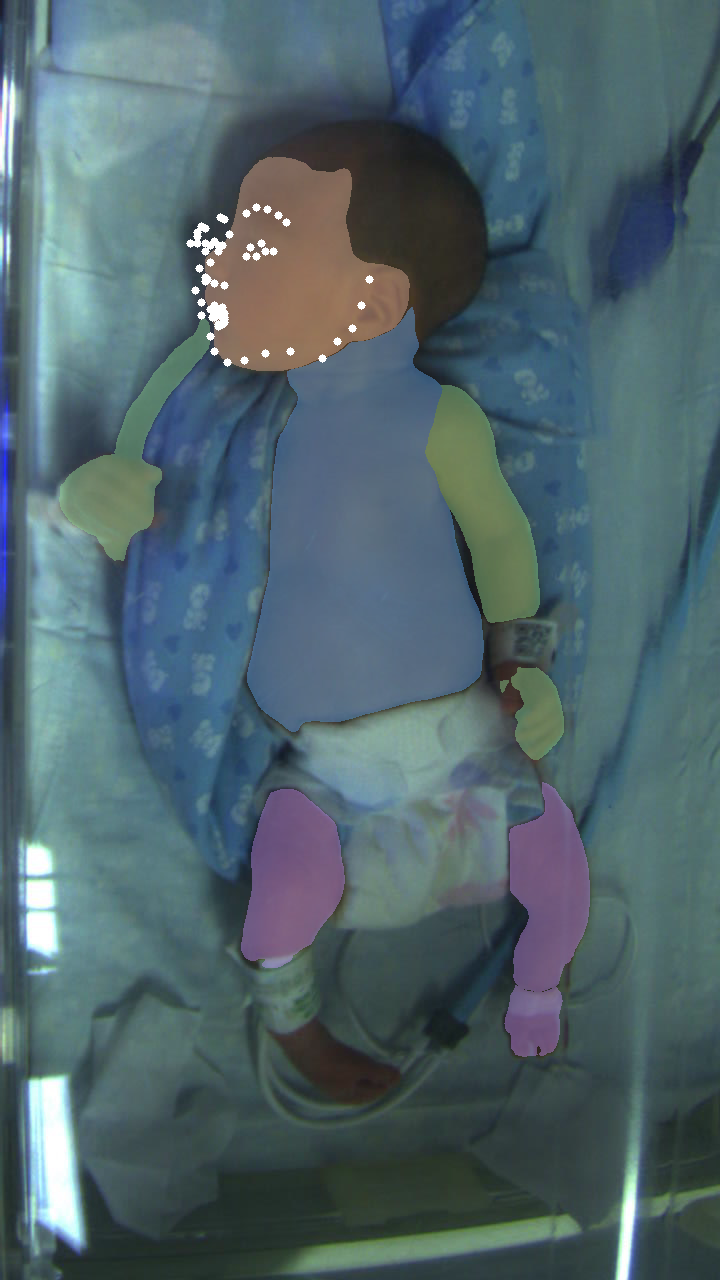
#> input picture InfantVision/img/hbxd-m_2025-07-29-15-06-59.png, 720 x 1280 px, given in place of 2024-04-27-16-33-04_wxy-f.mp4, which was not available
$ python optical_flow.py
#> lines starting #> are read from the running program, lines starting #| are printed output that depends on the picture; pictures that were not available may be replaced by others from this repository, and a replacement may not be noted
#!/usr/bin/env python
# -*- coding:utf-8 -*-

# file:optical_flow.py
# author:xm
# datetime:2024/9/6 17:34
# software: PyCharm

"""
this is function  description
"""

# import module your need
import cv2
import numpy as np


def visualize_flow(flow, frame, step=16):
    # Create a figure for displaying
    h, w = frame.shape[:2]
    y, x = np.mgrid[step / 2:h:step, step / 2:w:step].reshape(2, -1).astype(int)
    fx, fy = flow[y, x].T

    # Create image and draw
    vis = cv2.cvtColor(frame, cv2.COLOR_GRAY2BGR)
    for (x, y), (fx, fy) in zip(np.stack((x, y), axis=-1), np.stack((fx, fy), axis=-1)):
        cv2.line(vis, (x, y), (int(x + fx), int(y + fy)), (0, 255, 0), 1, cv2.LINE_AA)
        cv2.circle(vis, (x, y), 1, (0, 255, 0), -1)

    return vis


def visualize_frequency_domain(gray):
    f_transform = np.fft.fftshift(np.fft.fft2(gray))
    magnitude_spectrum = np.log(np.abs(f_transform) + 1)
    # Normalize for display
    magnitude_spectrum = cv2.normalize(magnitude_spectrum, None, 0, 255, cv2.NORM_MINMAX).astype(np.uint8)
    return magnitude_spectrum


def moving_average(frames, kernel_size=5):
    if len(frames) < kernel_size:
        return frames[-1]  # return the latest frame if not enough for averaging
    return np.mean(frames[-kernel_size:], axis=0).astype(np.uint8)  # averaging


def process_video(video_path, kernel_size=5):
#> called with video_path = '2024-04-27-16-33-04_wxy-f.mp4', kernel_size = 5
    cap = cv2.VideoCapture(video_path)
    ret, prev_frame = cap.read()
#> prev_frame is the input picture: shape (1280, 720, 3); mean B, G, R 107.8, 101.2, 80.1
    prev_gray = cv2.cvtColor(prev_frame, cv2.COLOR_BGR2GRAY)
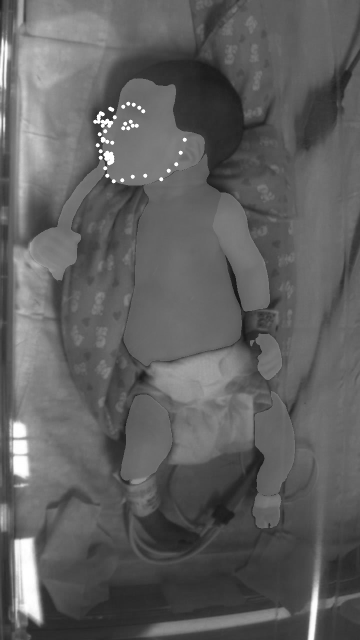
#> prev_gray: shape (1280, 720) (shown at 1/2 size); min 20, max 255, mean 95.6

    frames = []  # Initialize frame buffer for moving average

    while True:
        ret, frame = cap.read()
        if not ret:
            break

        gray = cv2.cvtColor(frame, cv2.COLOR_BGR2GRAY)
        frames.append(gray)
        averaged_gray = moving_average(frames, kernel_size)

        # Compute the optical flow using original gray frames
        flow = cv2.calcOpticalFlowFarneback(prev_gray, gray, None, 0.5, 3, 15, 3, 5, 1.2, 0)

        # Visualize the flow using original gray frames
        vis = visualize_flow(flow, gray)
#> in visualize_flow, `fx, fy = flow[y, x].T`: fx = 3600 values, max 0.00503 at index 3593, min -0.00492 at index 3329, mean -1.34e-06; fy = 3600 values, max 0.00441 at index 3329, min -0.0332 at index 3593, mean -6.89e-06
#> the loop in visualize_flow, `for (x, y), (fx, fy) in zip(np.stack((x, y), axis=-1), np.stack((fx, f..` made 3600 passes
#> (x, y, fx, fy) on passes 1 to 3: (8, 8, 0, 0), (24, 8, 0, 0), (40, 8, 0, 0)
#> after the loop in visualize_flow, `for (x, y), (fx, fy) in zip(np.stack((x, y), axis=-1), np.stack((fx, f..`:
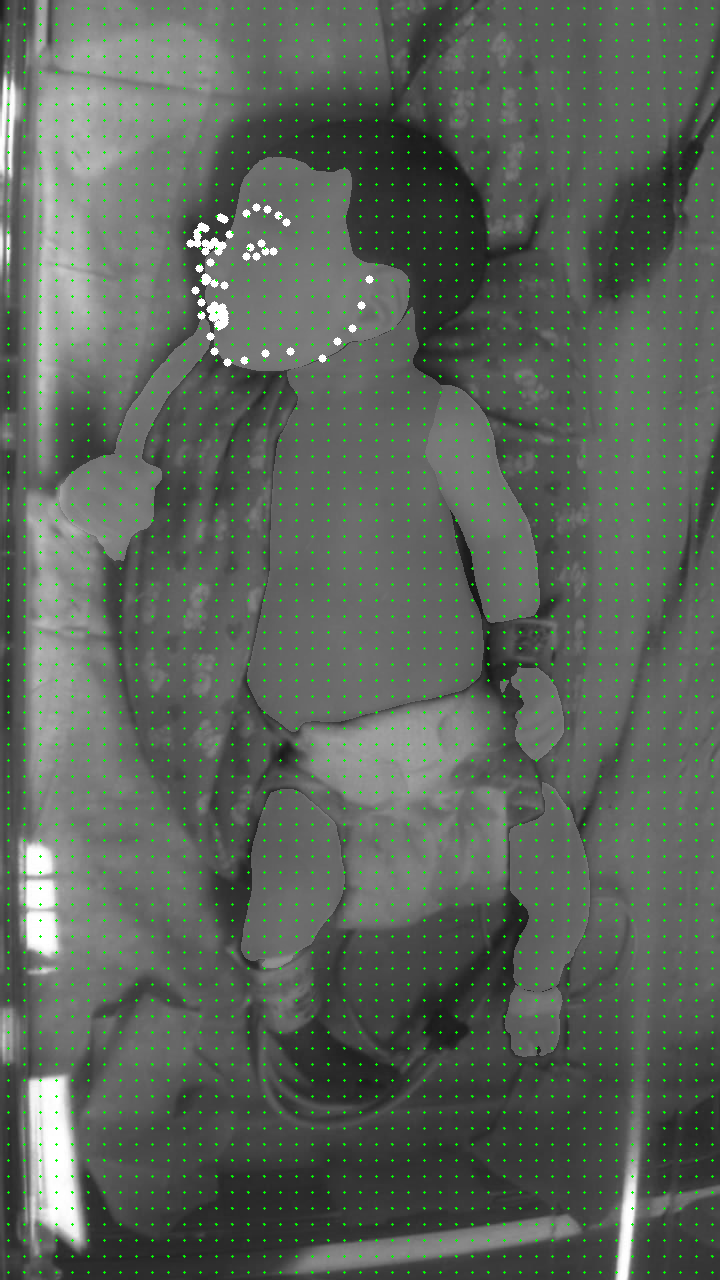
#> vis: shape (1280, 720, 3); mean B, G, R 93.7, 98.9, 93.7
        cv2.imshow('Optical Flow', vis)

        # Visualize the frequency domain using averaged gray frames
        freq_vis = visualize_frequency_domain(averaged_gray)
#> in visualize_frequency_domain, `magnitude_spectrum = np.log(np.abs(f_transform) + 1)`:
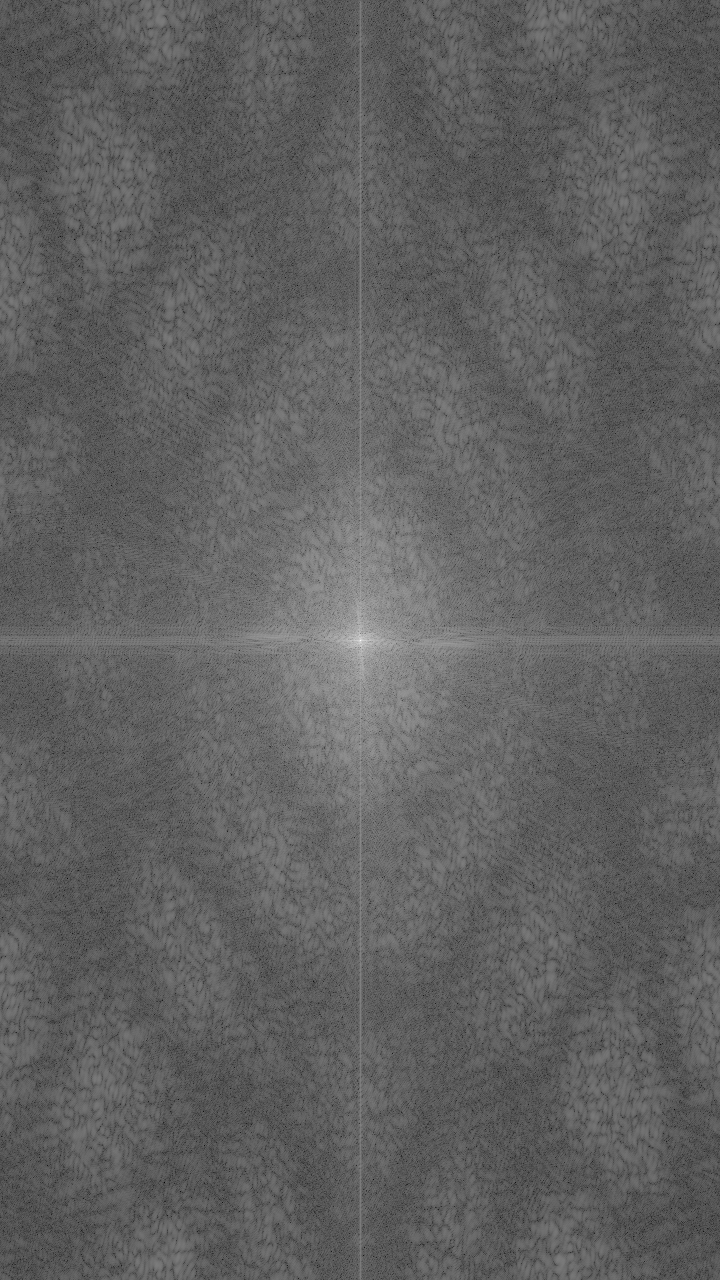
#> magnitude_spectrum: shape (1280, 720) float64; min 1.6, max 18.29, mean 7.94; drawn with min black and max white
        cv2.imshow('Frequency Domain', freq_vis)

        if cv2.waitKey(1) & 0xFF == ord('q'):
#> (key q is pressed here)
            break

        # Update previous frame with original gray for accurate optical flow in the next iteration
        prev_gray = gray

    cap.release()
    cv2.destroyAllWindows()


if __name__ == '__main__':
    process_video('2024-04-27-16-33-04_wxy-f.mp4')

$ run again, on InfantVision/img/ljx-baby-m_2025-07-28-17-33-32.png
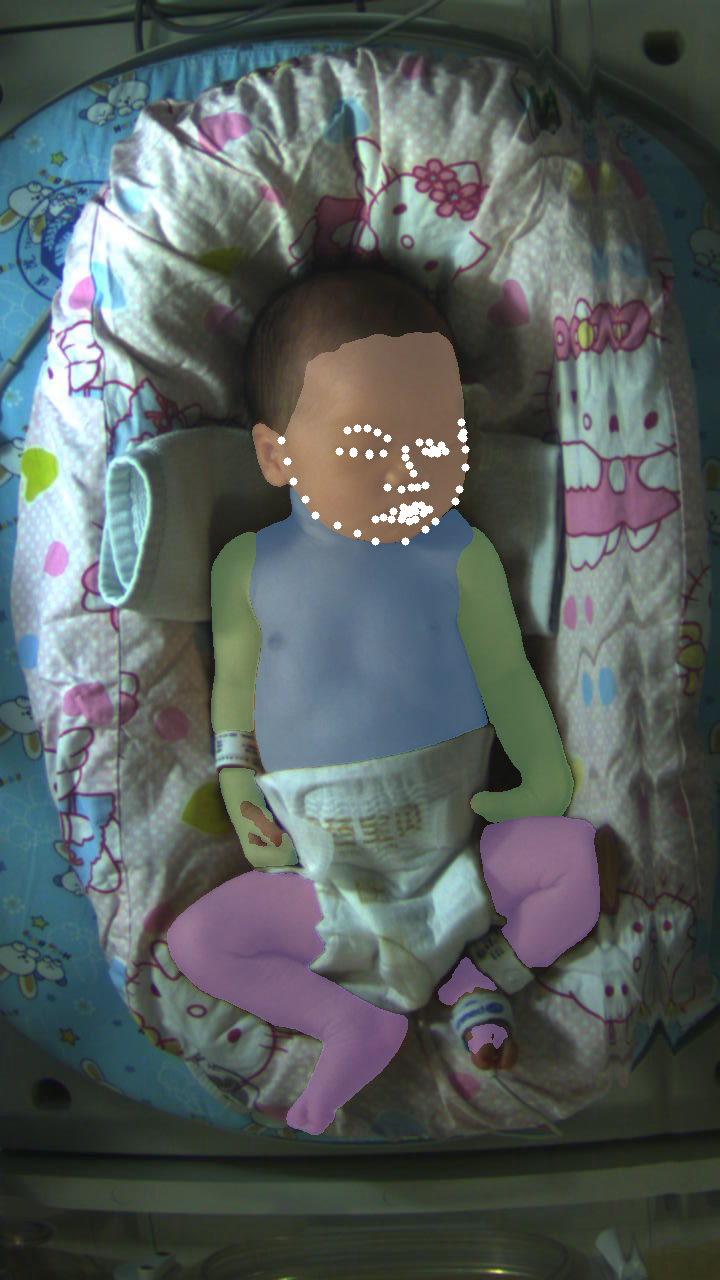
#> input picture InfantVision/img/ljx-baby-m_2025-07-28-17-33-32.png, 720 x 1280 px, given in place of 2024-04-27-16-33-04_wxy-f.mp4, which was not available
#> in process_video, prev_frame is the input picture: shape (1280, 720, 3); mean B, G, R 93.9, 95.1, 87
#> in visualize_flow, `fx, fy = flow[y, x].T`: fx = 3600 values, max 0.000656 at index 2069, min -0.00199 at index 2249, mean -1.4e-06; fy = 3600 values, max 0.000767 at index 1349, min -0.00185 at index 2069, mean -2.11e-06
#> the loop in visualize_flow, `for (x, y), (fx, fy) in zip(np.stack((x, y), axis=-1), np.stack((fx, f..` made 3600 passes
#> (x, y, fx, fy) on passes 1 to 3: (8, 8, 0, 0), (24, 8, 0, 0), (40, 8, 0, 0)
#> after the loop in visualize_flow, `for (x, y), (fx, fy) in zip(np.stack((x, y), axis=-1), np.stack((fx, f..`:
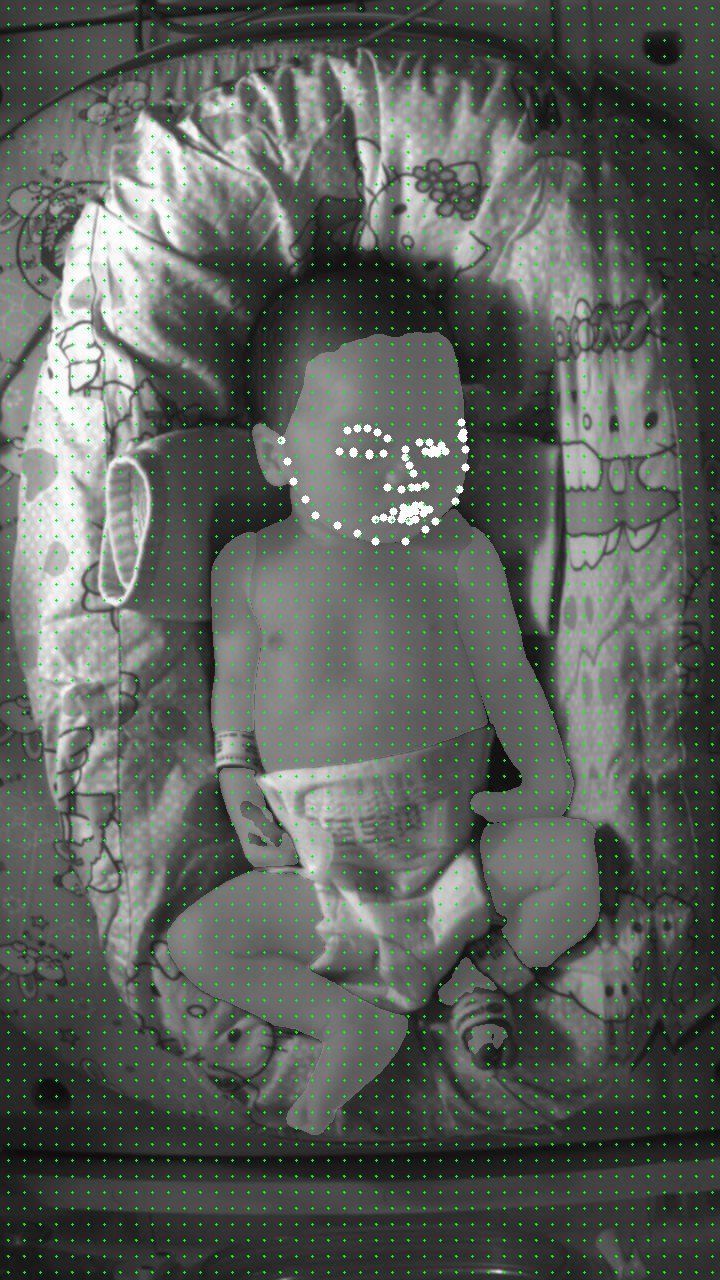
#> vis: shape (1280, 720, 3); mean B, G, R 90.6, 95.8, 90.6
#> in visualize_frequency_domain, `magnitude_spectrum = np.log(np.abs(f_transform) + 1)`:
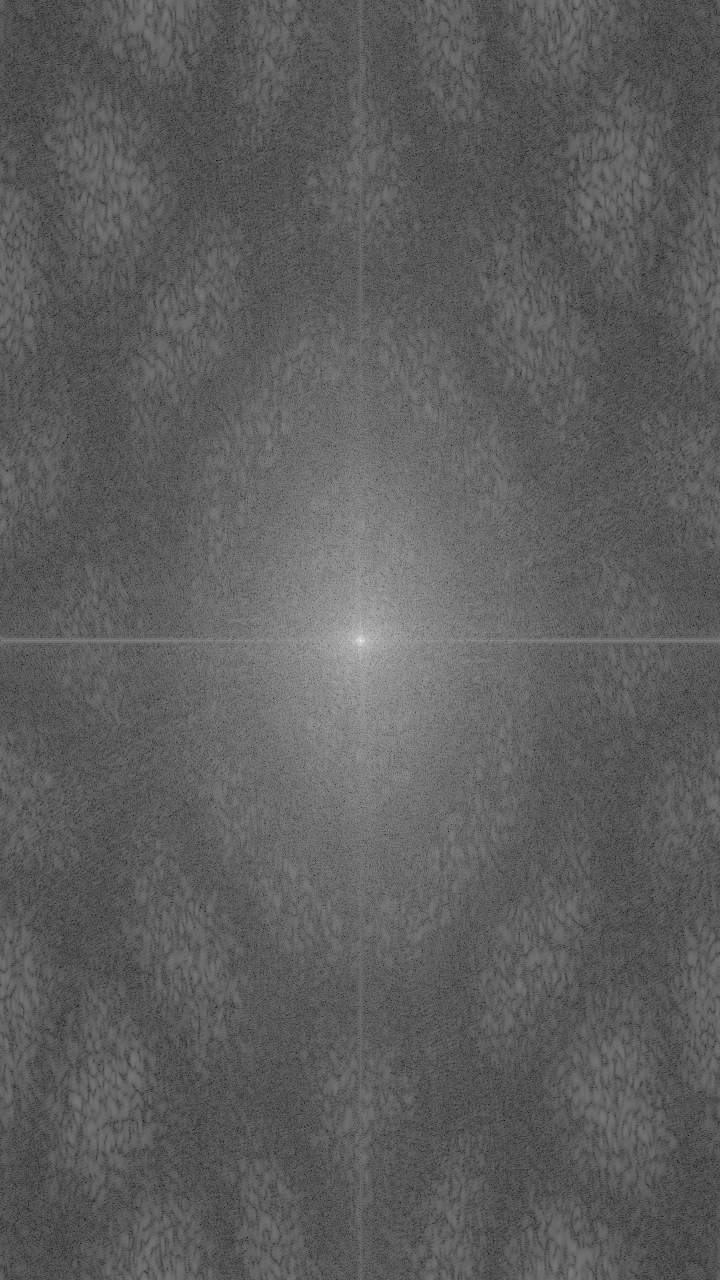
#> magnitude_spectrum: shape (1280, 720) float64; min 2.05, max 18.26, mean 8.03; drawn with min black and max white

$ run again, on InfantVision/img/qj-baby-f_2025-07-28-18-29-10.png
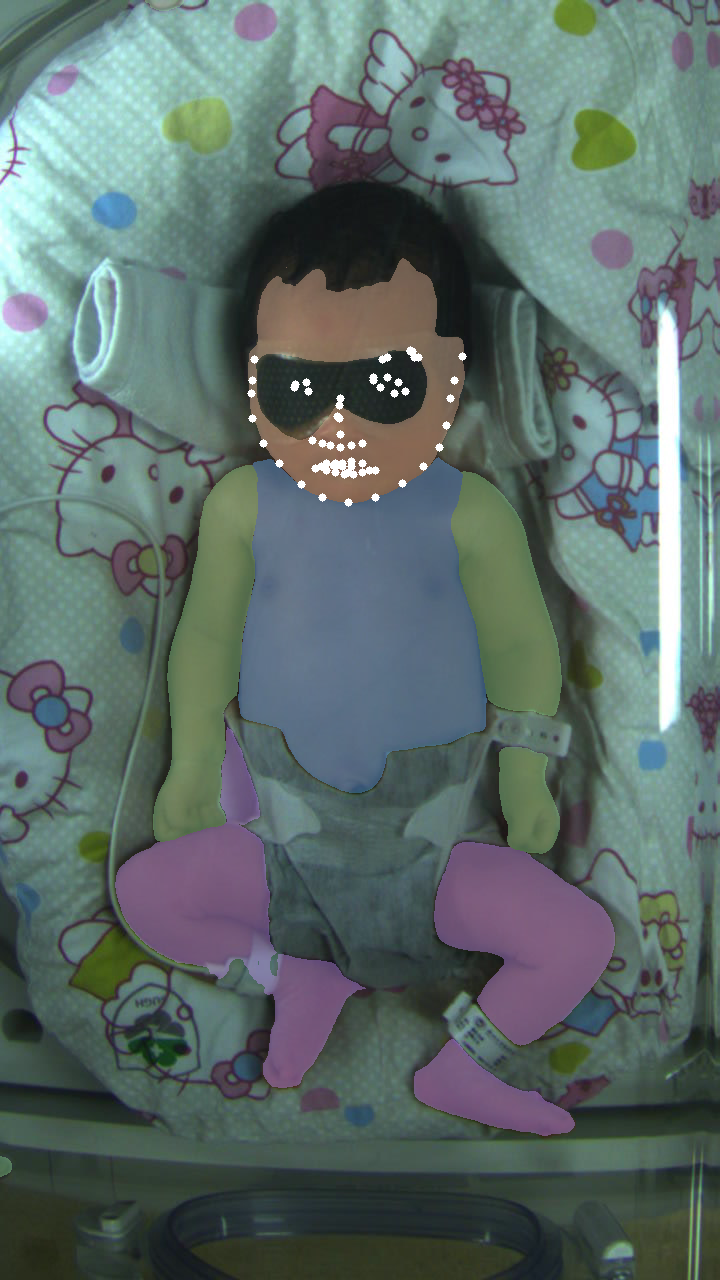
#> input picture InfantVision/img/qj-baby-f_2025-07-28-18-29-10.png, 720 x 1280 px, given in place of 2024-04-27-16-33-04_wxy-f.mp4, which was not available
#> in process_video, prev_frame is the input picture: shape (1280, 720, 3); mean B, G, R 106.5, 109.5, 93.4
#> in visualize_flow, `fx, fy = flow[y, x].T`: fx = 3600 values, max 0.00204 at index 989, min -0.00145 at index 1034, mean -9.68e-07; fy = 3600 values, max 0.00684 at index 2339, min -0.00694 at index 764, mean -2.1e-06
#> the loop in visualize_flow, `for (x, y), (fx, fy) in zip(np.stack((x, y), axis=-1), np.stack((fx, f..` made 3600 passes
#> (x, y, fx, fy) on passes 1 to 3: (8, 8, 0, 0), (24, 8, 0, 0), (40, 8, 0, 0)
#> after the loop in visualize_flow, `for (x, y), (fx, fy) in zip(np.stack((x, y), axis=-1), np.stack((fx, f..`:
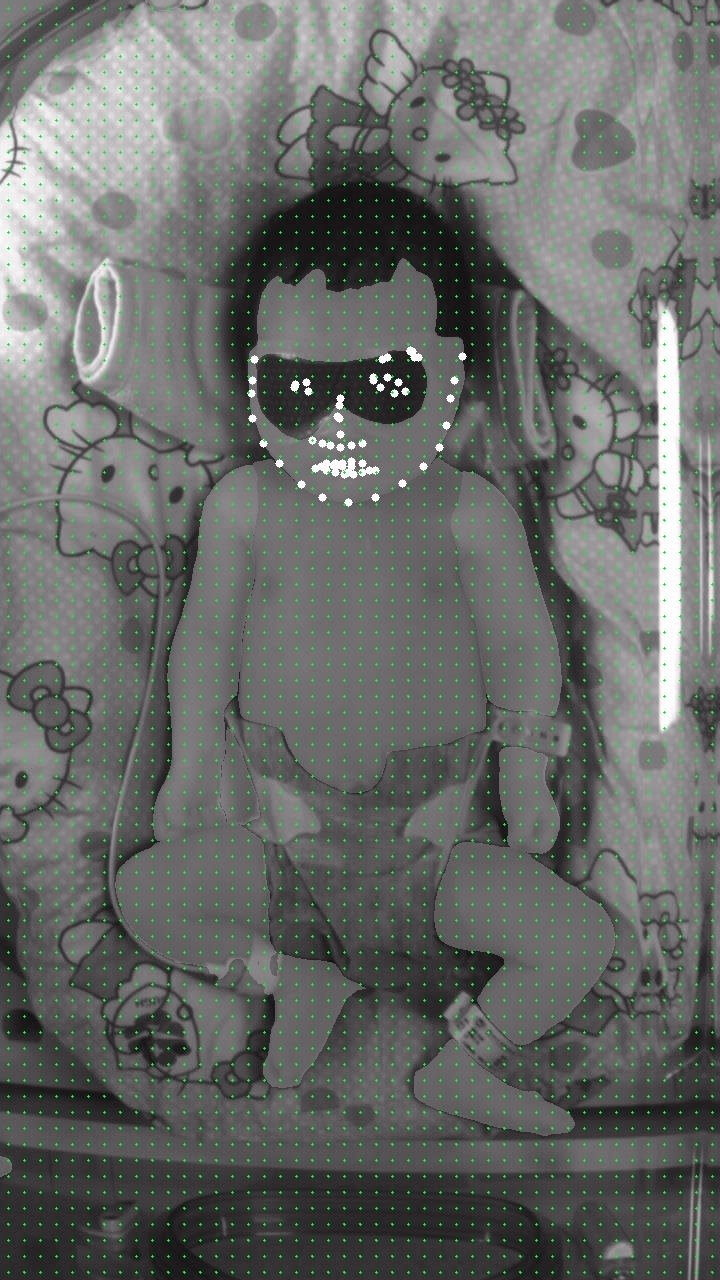
#> vis: shape (1280, 720, 3); mean B, G, R 102.2, 107.4, 102.2
#> in visualize_frequency_domain, `magnitude_spectrum = np.log(np.abs(f_transform) + 1)`:
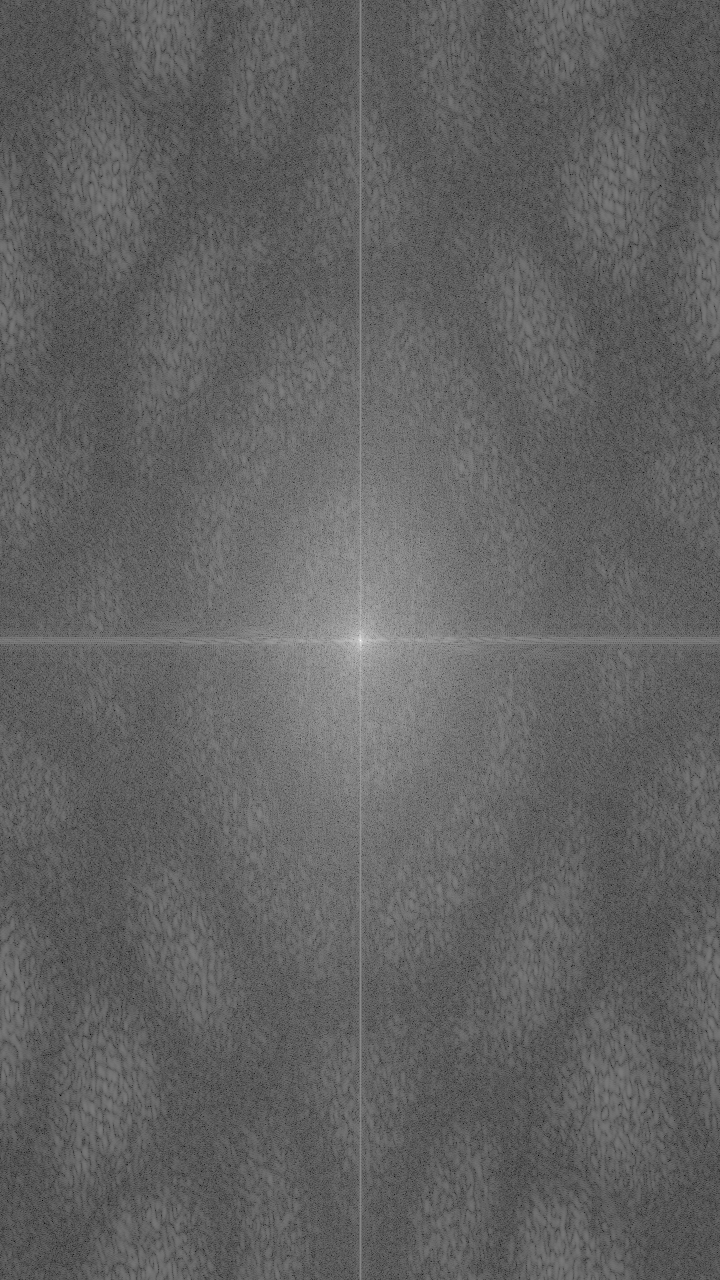
#> magnitude_spectrum: shape (1280, 720) float64; min 1.64, max 18.38, mean 8.1; drawn with min black and max white
